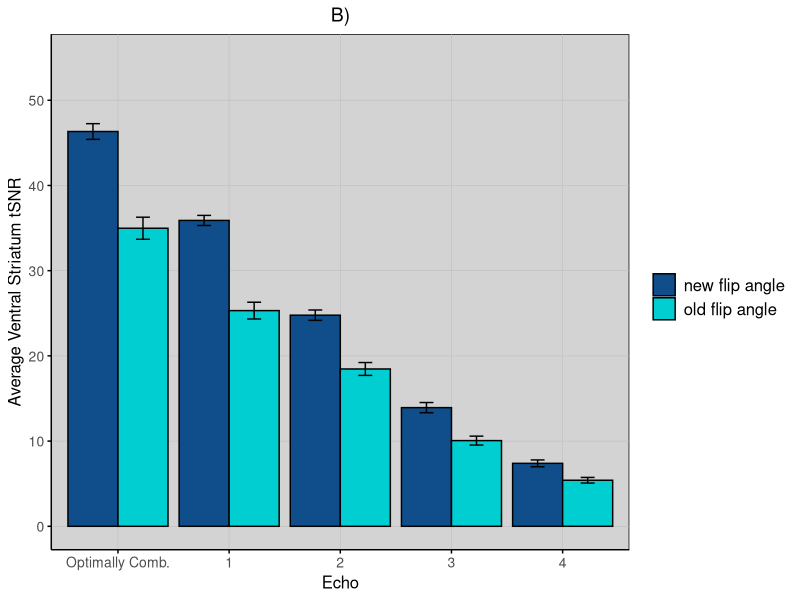

Recreate this plot in R.
# Load the required libraries
library(ggplot2)
library(dplyr)

# Read the CSV file
data <- read.csv("tsnrvals.csv")
data_stan <- read.csv("tsnrvals.csv")

# Read the file containing the list of subjects for the new flip angle
new_flip_angle_subs <- read.csv("newflip.csv", header = TRUE)

# Create a new column in data indicating whether each subject is in the new flip angle
data$flip_angle <- ifelse(data$sub %in% new_flip_angle_subs$sub, "new flip angle", "old flip angle")
data_stan$flip_angle <- ifelse(data_stan$sub %in% new_flip_angle_subs$sub, "new flip angle", "old flip angle")

# Remove unwanted rows
#data = select(data, -1, -2, -4, -9)
data = select(data, -5, -6)
data_stan = select(data_stan, -4, -7, -8, -9)

# Convert everything to numeric for NA removal
data$vsmean_nat <- as.numeric(as.character(data$vsmean_nat))
data_stan$vsmean_stan <- as.numeric(as.character(data_stan$vsmean_stan))
data$mean_nat <- as.numeric(as.character(data$mean_nat))
data_stan$mean_stan <- as.numeric(as.character(data_stan$mean_stan))
data$max <- as.numeric(as.character(data$max))

# Remove rows with NAs
data <- na.omit(data)
data_stan <- na.omit(data_stan)
data_stan <- distinct(data_stan)

# Group data_stan by sub, task, and echo, calculate averages for mean_stan and vsmean_stan
averaged_data_stan <- data_stan %>%
  group_by(sub, echo) %>%
  summarize(vsmean_stan = mean(vsmean_stan)) %>%
  ungroup()

# Group data_stan by sub, task, and echo, calculate averages for mean_stan and vsmean_stan
averaged_data_nat <- data %>%
  group_by(sub, echo) %>%
  summarize(vsmean_nat = mean(vsmean_nat)) %>%
  ungroup()

# Bind the averaged rows to the original data_stan
data_stan <- bind_rows(data_stan, averaged_data_stan)
data <- bind_rows(data, averaged_data_nat)

# Create a new column in data indicating whether each subject is in the new flip angle
data$flip_angle <- ifelse(data$sub %in% new_flip_angle_subs$sub, "new flip angle", "old flip angle")
data_stan$flip_angle <- ifelse(data_stan$sub %in% new_flip_angle_subs$sub, "new flip angle", "old flip angle")

averaged_data_stan$flip_angle <- ifelse(averaged_data_stan$sub %in% new_flip_angle_subs$sub, "new flip angle", "old flip angle")
averaged_data_nat$flip_angle <- ifelse(averaged_data_nat$sub %in% new_flip_angle_subs$sub, "new flip angle", "old flip angle")


# Define the echoes to iterate over
echoes <- c('1', '2', '3', '4')

# Initialize an empty data frame to store the results
result <- data.frame(
  echo = character(),
  mean_nat_new = double(),
  mean_nat_old = double(),
  mean_stan_new = double(),
  mean_stan_old = double(),
  stringsAsFactors = FALSE
)

# Loop over each echo
for (echo in echoes) {
  if (echo %in% c('stan_new', 'stan_old')) {
    # Skip calculations for stan_new and stan_old
    continue
  }
  
  averaged_data_nat <- as.data.frame(averaged_data_nat)
  averaged_data_stan <- as.data.frame(averaged_data_stan)
  
  # Calculate means for VS per echo and group
  mean_nat_new <- mean(as.numeric(averaged_data_nat[averaged_data_nat$echo == echo & averaged_data_nat$flip_angle == 'new flip angle', 'mean_nat']))
  mean_nat_old <- mean(as.numeric(averaged_data_nat[averaged_data_nat$echo == echo & averaged_data_nat$flip_angle == 'old flip angle', 'mean_nat']))
  mean_stan_new <- mean(as.numeric(averaged_data_stan[averaged_data_stan$flip_angle == 'new flip angle', 'vsmean_stan']))
  mean_stan_old <- mean(as.numeric(averaged_data_stan[averaged_data_stan$flip_angle == 'old flip angle', 'vsmean_stan']))
  
  # Add the results to the data frame
  result <- rbind(result, data.frame(
    echo = echo,
    mean_nat_new = mean_nat_new,
    mean_nat_old = mean_nat_old,
    mean_stan_new = mean_stan_new,
    mean_stan_old = mean_stan_old
  ))
}

# Convert the data from wide to long format for plotting
result_long <- tidyr::gather(result, key = "variable", value = "value", -echo)

# Add a new column for "optimally combined" before echo 1
result_long$echo <- factor(result_long$echo, levels = c('stan_new', 'stan_old', as.character(echoes)))

# Change the value of rows 9 to 16 to "Optimally combined"
result_long <- result_long %>%
  mutate(echo = if_else(row_number() %in% 9:16, "Optimally Comb.", echo))

# Add a column to data_stan named echo, where every row has "Optimally Comb."
averaged_data_stan$echo <- "Optimally Comb."
averaged_data_stan <- averaged_data_stan %>% distinct()

# Calculate SEM for each group in data
sem_data <- averaged_data_nat %>%
  group_by(echo, flip_angle) %>%
  summarize(mean = mean(vsmean_nat), sem = sd(vsmean_nat) / sqrt(n()))

# Calculate SEM for each group in data_stan
sem_data_stan <- averaged_data_stan %>%
  group_by(echo, flip_angle) %>%
  summarize(mean = mean(vsmean_stan), sem = sd(vsmean_stan) / sqrt(n()))

# Convert the echo column in sem_data to character
sem_data$echo <- as.character(sem_data$echo)

# Combine the SEM data frames
sem_data_combined <- bind_rows(sem_data, sem_data_stan)

# Combine the SEM data frames
sem_data_combined <- bind_rows(sem_data, sem_data_stan)
sem_data_combined$echo <- factor(sem_data_combined$echo, levels = c("Optimally Comb.", "1", "2", "3", "4", "5"))


# Merge the result_long data frame with the SEM data
#result_long <- merge(result_long, sem_data_combined, by = c("echo", "variable"))

# # List to store t-test results
# t_test_results <- list()
# 
# # Loop over each echo
# for (echo in echoes) {
#   # Convert echo to integer
#   echo_int <- as.integer(echo)
#   
#   # Subset the data for the current echo
#   echo_data <- subset(averaged_data_stan, echo == echo_int)
#   
#   # Perform t-test
#   t_test_result <- t.test(mean_stan ~ flip_angle, data = echo_data)
#   
#   # Store the result in the list
#   t_test_results[[echo]] <- t_test_result
# }
# 
# # Print the t-test results
# for (echo in echoes) {
#   cat("Echo:", echo, "\n")
#   print(t_test_results[[echo]])
#   cat("\n")
# }

# Subset the data for echo "Optimally Comb."
echo_data_comb <- subset(averaged_data_stan, echo == "Optimally Comb.")

# Perform t-test
t_test_result_comb <- t.test(vsmean_stan ~ flip_angle, data = echo_data_comb)

# Print the t-test result
print(t_test_result_comb)


# Define a theme with standardized settings
standard_theme <- function() {
  theme_minimal() +
    theme(
      axis.title = element_text(size = 12),  # Increase axis title size
      axis.text = element_text(size = 10),   # Increase axis text size
      legend.title = element_text(size = 0),  # Remove legend title
      legend.text = element_text(size = 12),  # Increase legend text size
      panel.background = element_rect(fill = "lightgrey"),
      plot.title = element_text(size = 14, hjust = 0.5),  # Center plot title
      panel.grid.major = element_line(color = "grey", size = 0.2),  # Set major gridlines
      panel.grid.minor = element_blank(),  # Remove minor gridlines
      axis.line = element_line(color = "black"),  # Set axis line color
      axis.ticks = element_line(color = "black")  # Set axis tick color
    )
}

# Plot the bar graph with SEM bars using the standardized theme
ggplot(sem_data_combined, aes(x = echo, y = mean, fill = flip_angle)) +
  geom_bar(stat = "identity", position = "dodge", color = "black") +
  geom_errorbar(aes(ymin = mean - sem, ymax = mean + sem), 
                position = position_dodge(width = 0.9), 
                width = 0.25, color = "black") +
  labs(title = "B)",
       x = "Echo",
       y = "Average Ventral Striatum tSNR",
       fill = "Variable") +
  scale_fill_manual(values = c("old flip angle" = "darkturquoise", "new flip angle" = "dodgerblue4")) +  # Adjust fill colors
  scale_y_continuous(limits = c(0, 55), breaks = seq(0, 50, by = 10)) +  # Set y-axis limits and breaks
  standard_theme()
